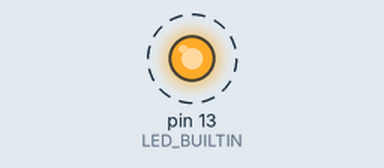
This sketch was run on a simulated Arduino Uno, built with avr-gcc and run on an emulated ATmega328P. Parts: output pins drawn as LEDs (lit = HIGH). Dashed ring = blinking. Random numbers use the default seed unless the sketch sets one; what the sketch prints to the serial monitor is not drawn.

Above: at 0.2 s.
Timing chart, 0 to 3.0 s (numbered marks = the images above):
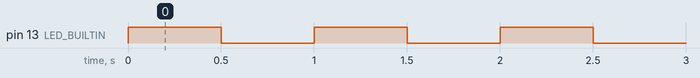

The sketch:

receiver.ino
```cpp
const char * setupMessage = "arduino_available";

void setup() {
  // put your setup code here, to run once:
  Serial.begin(9600);

  pinMode(LED_BUILTIN, OUTPUT);
  randomSeed(analogRead(0));
}

void loop() {
  // put your main code here, to run repeatedly:
  digitalWrite(LED_BUILTIN, HIGH);
  Serial.print(random(10));
  delay(500);
  digitalWrite(LED_BUILTIN, LOW);
  Serial.print(random(10));
  delay(500);
}
```

Measured:
- by itself, pin 13 (LED_BUILTIN): alternates HIGH for 0.50 s and LOW for 0.50 s
